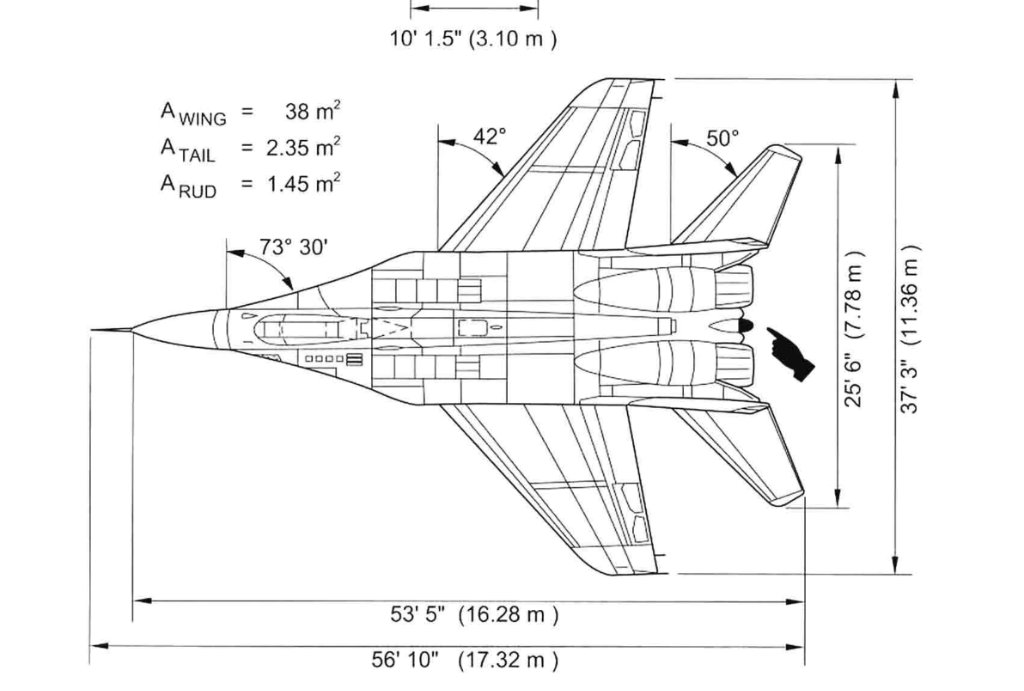
#> input picture mig29_blueprint.jpg, 1024 x 691 px
$ python render_promo_video.py
#> lines starting #> are read from the running program, lines starting #| are printed output that depends on the picture; after the words box and inside, x2 and y2 are one past the last pixel; in counts of white or black regions, pixels touching at a corner belong together
import os
import sys
import subprocess
from PIL import Image, ImageDraw, ImageFont

# -------------------------------------------------------------
# Configuration
# -------------------------------------------------------------
BASE_DIR = os.path.dirname(os.path.abspath(__file__))
ROOT_DIR = os.path.abspath(os.path.join(BASE_DIR, '..'))

def resolve_path(rel_root_path, rel_asset_path):
    p1 = os.path.join(ROOT_DIR, rel_root_path)
    if os.path.exists(p1): return p1
    p2 = os.path.join(ROOT_DIR, 'assets', rel_asset_path)
    if os.path.exists(p2): return p2
    return p1

WIDTH, HEIGHT = 1280, 720
FPS = 30
DURATION = 93.5
TOTAL_FRAMES = int(FPS * DURATION)
AUDIO_FILE = resolve_path('master_promo_audio.wav', 'audio/master_promo_audio.wav')
OUTPUT_VIDEO = os.path.join(ROOT_DIR, 'assets/video/production_rag_promo.mp4')

# -------------------------------------------------------------
# Clean Modern Typography (Avenir Next & Menlo)
# -------------------------------------------------------------
FONT_TITLE_HERO = ImageFont.truetype('/System/Library/Fonts/Avenir Next.ttc', 24, index=0) # Bold
FONT_TITLE_MD   = ImageFont.truetype('/System/Library/Fonts/Avenir Next.ttc', 20, index=0) # Bold
FONT_CARD_HEAD  = ImageFont.truetype('/System/Library/Fonts/Avenir Next.ttc', 16, index=2) # Demi Bold
FONT_BODY_BOLD  = ImageFont.truetype('/System/Library/Fonts/Avenir Next.ttc', 13, index=0) # Bold
FONT_BODY_REG   = ImageFont.truetype('/System/Library/Fonts/Avenir Next.ttc', 13, index=7) # Regular
FONT_BODY_SM    = ImageFont.truetype('/System/Library/Fonts/Avenir Next.ttc', 12, index=7) # Regular

FONT_MONO_LG    = ImageFont.truetype('/System/Library/Fonts/Menlo.ttc', 15, index=1)       # Bold
FONT_MONO_MD    = ImageFont.truetype('/System/Library/Fonts/Menlo.ttc', 12, index=1)       # Bold
FONT_MONO_SM    = ImageFont.truetype('/System/Library/Fonts/Menlo.ttc', 11, index=0)       # Regular

# -------------------------------------------------------------
# Asset Preloading
# -------------------------------------------------------------
# 1. MiG-29 Blueprint Schematic
bp_path = resolve_path('mig29_blueprint.jpg', 'images/mig29_blueprint.jpg')
bp_raw = Image.open(bp_path).convert('RGB')
#> bp_raw is the input picture: PIL image 1024x691 RGB; min 0, max 255, mean 245.7
bp_thumb = bp_raw.resize((480, 330), Image.Resampling.LANCZOS)
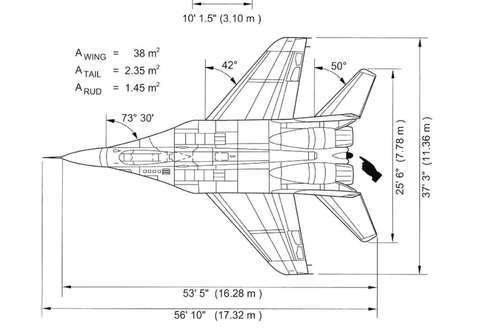
#> bp_thumb: PIL image 480x330 RGB; min 0, max 255, mean 245.3

# 2. Figure 1-1A Engine Control Block Diagram
engine_path = resolve_path('mig29_engine_block_diagram.jpg', 'images/mig29_engine_block_diagram.jpg')
engine_raw = Image.open(engine_path).convert('RGB')
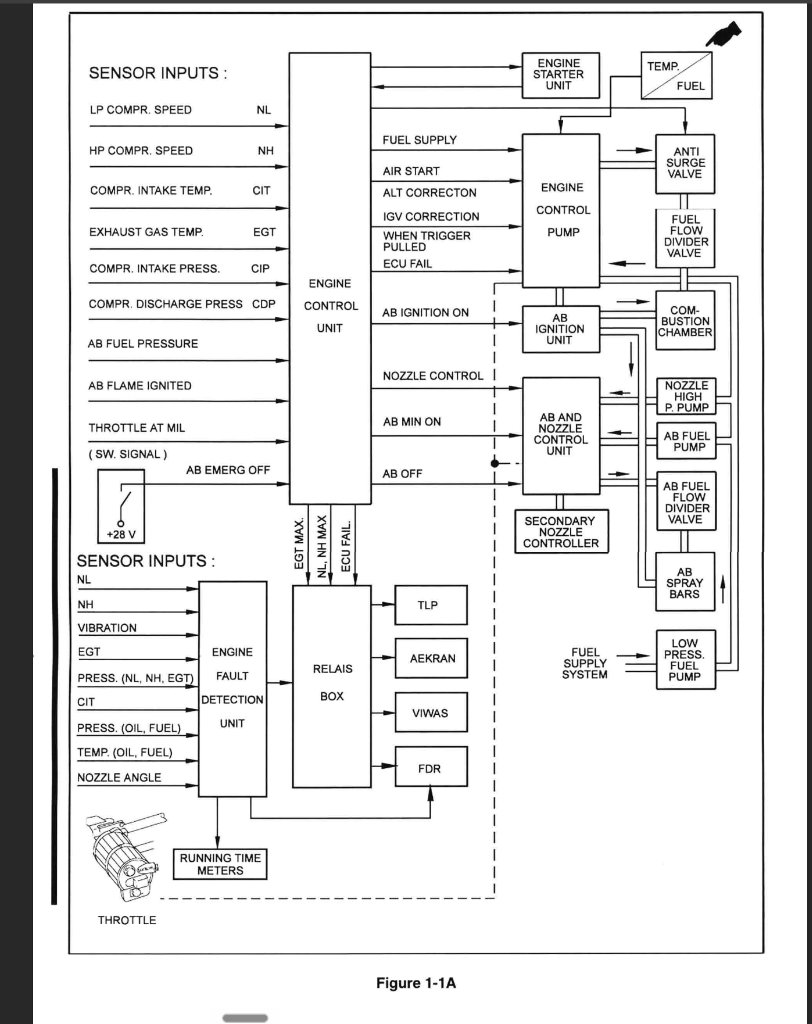
#> input picture mig29_engine_block_diagram.jpg, 812 x 1024 px
#> engine_raw is the input picture: PIL image 812x1024 RGB; min 0, max 255, mean 228.3
engine_thumb = engine_raw.resize((400, 480), Image.Resampling.LANCZOS)
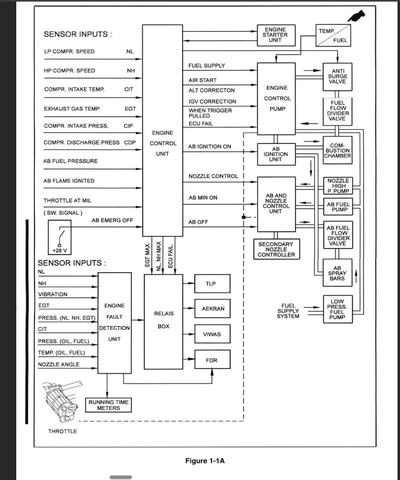
#> engine_thumb: PIL image 400x480 RGB; min 0, max 255, mean 227.2

# Grounded Version with ColPali Bounding Boxes
engine_grounded = engine_thumb.copy()
draw_eg = ImageDraw.Draw(engine_grounded)
# ECU bounding box
draw_eg.rectangle([150, 25, 205, 240], outline=(13, 148, 136), width=3)
draw_eg.rectangle([150, 8, 280, 26], fill=(13, 148, 136))
draw_eg.text((154, 9), 'ECU UNIT [99.8%]', fill=(255, 255, 255), font=FONT_MONO_SM)
# Fault detect bounding box
draw_eg.rectangle([100, 260, 145, 360], outline=(2, 132, 199), width=3)
draw_eg.rectangle([50, 360, 210, 378], fill=(2, 132, 199))
draw_eg.text((54, 362), 'FAULT DETECT [99.5%]', fill=(255, 255, 255), font=FONT_MONO_SM)

# 3. Sachin Mishra Portrait
photo_path = resolve_path('sachin_photo.jpg', 'images/sachin_photo.jpg')
photo_raw = Image.open(photo_path).convert('RGB')
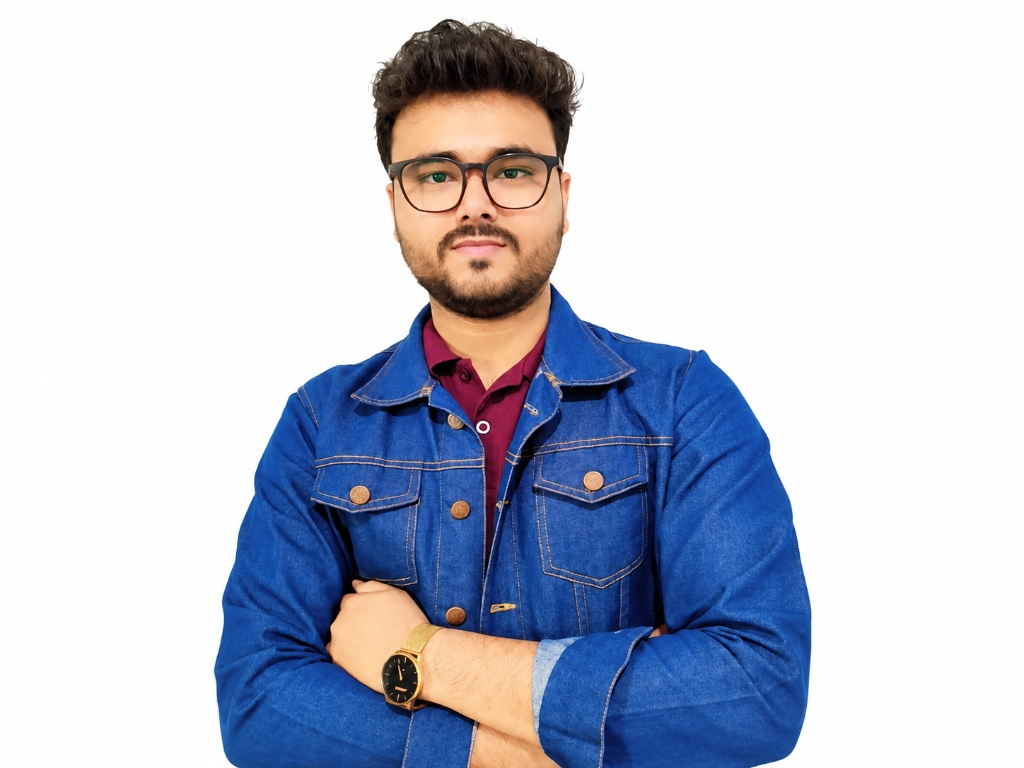
#> input picture sachin_photo.jpg, 1024 x 768 px
#> photo_raw is the input picture: PIL image 1024x768 RGB; mean R, G, B 190, 195.3, 210.8
pw, ph = photo_raw.size
#> pw = 1024; ph = 768
crop_w = int(pw * 0.75)
#> crop_w = 768
crop_h = crop_w
#> crop_h = 768
crop_x = (pw - crop_w) // 2
#> crop_x = 128
crop_y = int(ph * 0.05)
#> crop_y = 38
photo_cropped = photo_raw.crop((crop_x, crop_y, crop_x + crop_w, crop_y + crop_h)).resize((210, 210), Image.Resampling.LANCZOS)
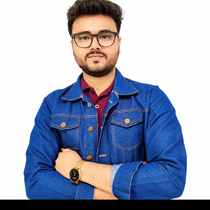
#> photo_cropped: PIL image 210x210 RGB; mean R, G, B 156.4, 163.5, 184.2

mask_circle = Image.new('L', (210, 210), 0)
#> mask_circle: PIL image 210x210 L; every value is 0
draw_mask = ImageDraw.Draw(mask_circle)
draw_mask.ellipse((0, 0, 210, 210), fill=255)
photo_circle = Image.new('RGBA', (210, 210), (0, 0, 0, 0))
#> photo_circle: PIL image 210x210 RGBA; every value is 0
photo_circle.paste(photo_cropped, (0, 0))
photo_circle.putalpha(mask_circle)
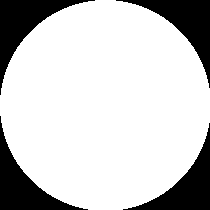
#> mask_circle: PIL image 210x210 L; 79.1% white; 4 black regions, box (x1, y1, x2, y2) and area: (0, 0, 95, 95) 2403, (116, 0, 210, 88) 2308, (0, 116, 88, 210) 2308, (123, 123, 210, 210) 2214
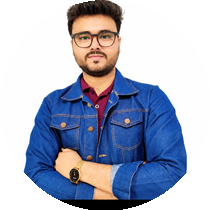
#> photo_circle: PIL image 210x210 RGBA; mean R, G, B, A 156.4, 163.5, 184.2, 201.6; transparent parts drawn white

print("Preloaded all diagram assets and instructor photo.")

# -------------------------------------------------------------
# Clean Header & Clean Footer (Plain, No Cyberpunk / Robotic Telemetry)
# -------------------------------------------------------------
def draw_clean_header(draw, title_category, slide_number_str):
    # Top Bar (Clean, Minimalist, Dark Slate)
    draw.rectangle([0, 0, WIDTH, 54], fill=(15, 23, 42)) # Slate 900
    draw.line([(0, 54), (WIDTH, 54)], fill=(30, 41, 59), width=1)

    # Left: Course Title
    draw.rectangle([32, 14, 42, 40], fill=(13, 148, 136)) # Teal accent
    draw.text((52, 17), "PRODUCTION RAG MASTERCLASS", font=FONT_CARD_HEAD, fill=(255, 255, 255))
    draw.text((360, 20), "•   3-4 WEEK LIVE COHORT", font=FONT_MONO_SM, fill=(148, 163, 184))

    # Right: Category & Slide
    draw.text((WIDTH - 380, 20), title_category, font=FONT_MONO_SM, fill=(45, 212, 191))
    draw.text((WIDTH - 90, 18), slide_number_str, font=FONT_MONO_MD, fill=(255, 255, 255))

def draw_clean_footer(draw, progress):
    # Minimalist Bottom Progress Line (Clean line at the very bottom, no text/telemetry)
    draw.rectangle([0, HEIGHT - 4, WIDTH, HEIGHT], fill=(15, 23, 42))
    fill_w = int(WIDTH * min(1.0, max(0.0, progress)))
    if fill_w > 0:
        draw.rectangle([0, HEIGHT - 4, fill_w, HEIGHT], fill=(13, 148, 136))

# -------------------------------------------------------------
# FFMPEG Pipeline Setup
# -------------------------------------------------------------
cmd = [
    'ffmpeg', '-y',
    '-f', 'rawvideo',
    '-vcodec', 'rawvideo',
    '-s', f'{WIDTH}x{HEIGHT}',
    '-pix_fmt', 'rgb24',
    '-r', str(FPS),
    '-i', '-',
    '-i', AUDIO_FILE,
    '-c:v', 'libx264',
    '-preset', 'fast',
    '-crf', '18',
    '-pix_fmt', 'yuv420p',
    '-c:a', 'aac',
    '-b:a', '192k',
    '-shortest',
    OUTPUT_VIDEO
]

print("Rendering plain, professional 93.5s video...")
#> (the run stopped early here; a loop or call above may not have finished)
